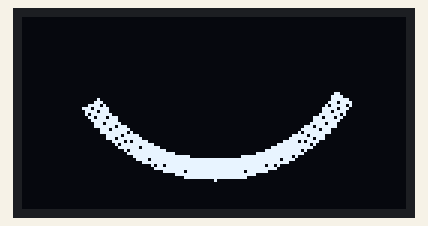
The sketch below on a simulated Arduino Uno, built with avr-gcc and run on an emulated ATmega328P. On the bench: 128×64 one-colour display.

Above: at 0.6 s.

The sketch:

smile.ino
```cpp
#include <U8g2lib.h>

U8G2_SH1106_128X64_NONAME_F_HW_I2C u8g2(U8G2_R0, /* reset=*/ U8X8_PIN_NONE);

void setup() {
  u8g2.begin();
}

void drawArc(int cx, int cy, int r, int thickness, int start_angle, int end_angle, int offset) {
  for (int i = 0; i < thickness * 2; i++) { // Double the thickness
    int radius = r + i / 2; // Increase the radius by half the thickness
    int start = start_angle;
    int end = end_angle;

    while (start <= end) {
      float rad = start * 3.141592 / 180;
      int px = cx + int(radius * cos(rad));
      int py = cy + int(radius * sin(rad)) - offset; // Apply vertical offset
      u8g2.drawPixel(px, py);
      start++;
    }
  }
}

void loop() {
  u8g2.clearBuffer();          // clear the internal memory

  // Draw a wider and double thickness smiley arc at the center of the display
  drawArc(u8g2.getWidth() / 2, u8g2.getHeight() / 15 - 2, 48, 7, 32, 145, 2); // Arc centered at the middle of the display with a small vertical offset

  u8g2.sendBuffer();           // transfer internal memory to the display
  delay(1000);                 // delay for a second
}
```
